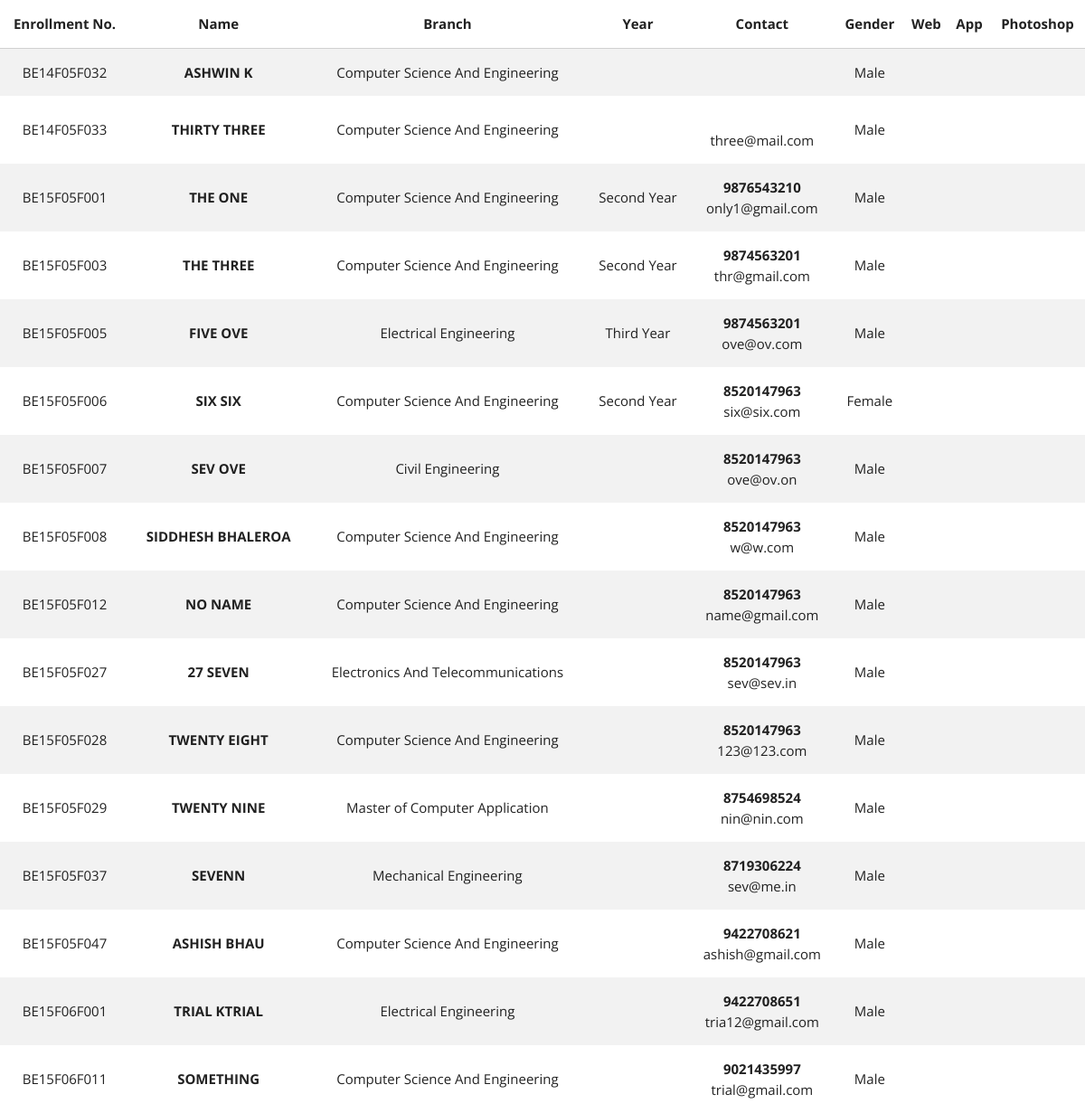
The page /core/display.php on the database its author committed.
### tables this page shows
CREATE TABLE `users` (
  `userId` varchar(11) NOT NULL,
  `adminId` varchar(11) NOT NULL,
  `userName` varchar(30) NOT NULL,
  `Gender` varchar(6) NOT NULL,
  `userEmail` varchar(60) NOT NULL,
  `userPass` varchar(255) NOT NULL,
  `Skills` varchar(255) NOT NULL,
  `mobile` bigint(20) DEFAULT NULL,
  `academic_year` varchar(16) NOT NULL,
  `dob` varchar(255) NOT NULL,
  `state` text NOT NULL,
  `future` varchar(256) DEFAULT NULL,
  `sugg` varchar(1024) NOT NULL
);

### Core/display.php (the view, shortened to what this page needs)
<!DOCTYPE html>
<html>
<head>
<link rel="stylesheet" href="../Assets/css/base.css">
</head>
    <body>
    <?php
        $servername = "localhost";
        $username = "root";
        $password = "";
        $dbname = "students";
        $conn = new mysqli($servername, $username, $password, $dbname);
        $sql = "SELECT * FROM users";
        $result = $conn->query($sql);
        if ($result->num_rows > 0) {
            echo "<table class=\"striped centered responsive-table \"> <thead> <tr> <th>Enrollment No.</th> <th>Name</th> <th>Branch</th>  <th>Year</th>  <th>Contact</th>  <th>Gender</th>    <th>Web</th>    <th>App</th>  <th>Photoshop</th>  </tr></thead>";
             while($row = $result->fetch_assoc()) {
                echo "<tr> <td class =\"uppercase\"> ".$row["userId"]." </td> <td class =\"uppercase bold-text\"> ".$row["userName"]." </td>  <td>".$row["Skills"]."</td>  <td>".$row["academic_year"]."</td> <td><span class =\"bold-text\"> ".$row["mobile"]."</span> <br> ".$row["userEmail"]." </td>  <td>".$row["Gender"]."</td>     <td>".$row["web"]."</td>     <td>".$row["app"]."</td>      <td>".$row["photoshop"]."</td>   </tr>";                  }
             }
             echo "</table>";
    ?>
    </body>
</html>

### rows shown on the page
users: userId "BE14F05F032", userName "ASHWIN K", Skills "Computer Science And Engineering", Gender "Male"
users: userId "BE14F05F033", userName "THIRTY THREE", Skills "Computer Science And Engineering", userEmail "three@mail.com", Gender "Male"
users: userId "BE15F05F001", userName "THE ONE", Skills "Computer Science And Engineering", academic_year "Second Year", mobile "9876543210", userEmail "only1@gmail.com", Gender "Male"
users: userId "BE15F05F003", userName "THE THREE", Skills "Computer Science And Engineering", academic_year "Second Year", mobile "9874563201", userEmail "thr@gmail.com", Gender "Male"
users: userId "BE15F05F005", userName "FIVE OVE", Skills "Electrical Engineering", academic_year "Third Year", mobile "9874563201", userEmail "ove@ov.com", Gender "Male"
users: userId "BE15F05F006", userName "SIX SIX", Skills "Computer Science And Engineering", academic_year "Second Year", mobile "8520147963", userEmail "six@six.com", Gender "Female"
users: userId "BE15F05F007", userName "SEV OVE", Skills "Civil Engineering", mobile "8520147963", userEmail "ove@ov.on", Gender "Male"
users: userId "BE15F05F008", userName "SIDDHESH BHALEROA", Skills "Computer Science And Engineering", mobile "8520147963", userEmail "w@w.com", Gender "Male"
users: userId "BE15F05F012", userName "NO NAME", Skills "Computer Science And Engineering", mobile "8520147963", userEmail "name@gmail.com", Gender "Male"
users: userId "BE15F05F027", userName "27 SEVEN", Skills "Electronics And Telecommunications", mobile "8520147963", userEmail "sev@sev.in", Gender "Male"
users: userId "BE15F05F028", userName "TWENTY EIGHT", Skills "Computer Science And Engineering", mobile "8520147963", userEmail "123@123.com", Gender "Male"
users: userId "BE15F05F029", userName "TWENTY NINE", Skills "Master of Computer Application", mobile "8754698524", userEmail "nin@nin.com", Gender "Male"
users: userId "BE15F05F037", userName "SEVENN", Skills "Mechanical Engineering", mobile "8719306224", userEmail "sev@me.in", Gender "Male"
users: userId "BE15F05F047", userName "ASHISH BHAU", Skills "Computer Science And Engineering", mobile "9422708621", userEmail "ashish@gmail.com", Gender "Male"
users: userId "BE15F06F001", userName "TRIAL KTRIAL", Skills "Electrical Engineering", mobile "9422708651", userEmail "tria12@gmail.com", Gender "Male"
users: userId "BE15F06F011", userName "SOMETHING", Skills "Computer Science And Engineering", mobile "9021435997", userEmail "trial@gmail.com", Gender "Male"
